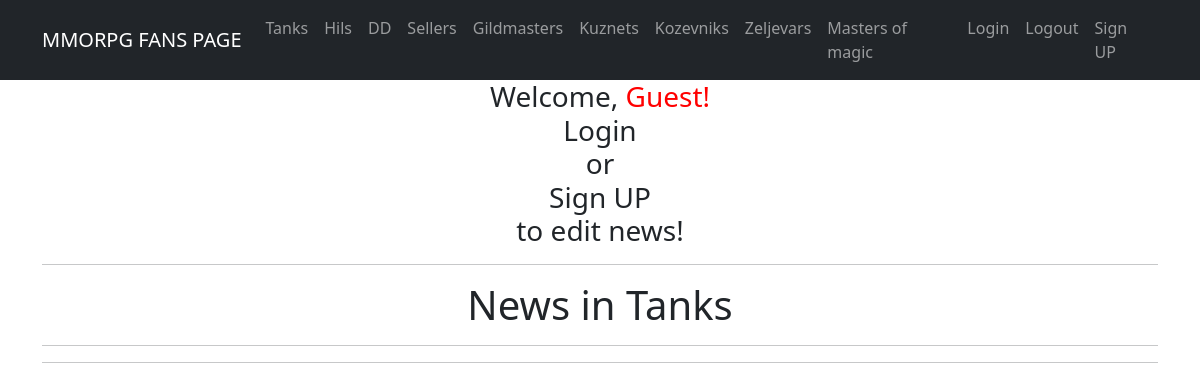
The page /category/Tanks/ on the database as committed earlier.
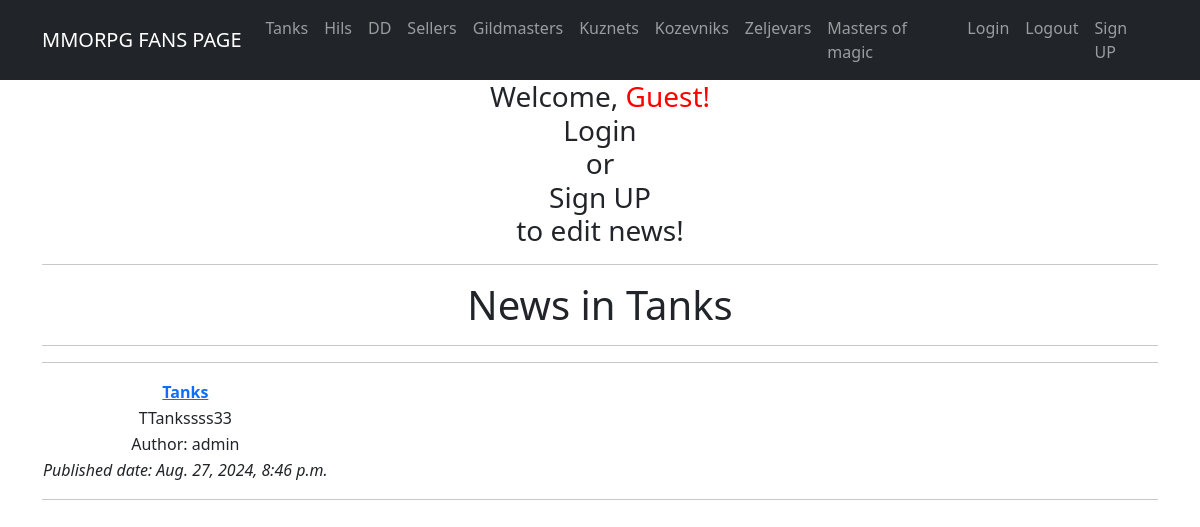
The same page on the database as committed later.
### app/models.py (models this page shows, shortened)
class Post(models.Model):
    name = models.CharField(max_length=150, unique=True)
    description = models.TextField()
    published_date = models.DateTimeField(default=timezone.now)
    author = models.ForeignKey(User, on_delete=models.CASCADE, related_name='posts')
    categories = models.ManyToManyField(Category, related_name='posts')

### app/views.py (the view)
# urls.py: path('category/<str:category_name>/', PostByCategory.as_view(), name='posts_by_category'),
class PostByCategory(ListView, LoginRequiredMixin, PermissionRequiredMixin):
    template_name = 'post_by_category.html'
    context_object_name = 'post_by_category'
    def get_queryset(self):
        category_name = self.kwargs['category_name']
        self.category = get_object_or_404(Category, name__iexact=category_name)
        return Post.objects.filter(categories=self.category)
    def get_context_data(self, **kwargs):
        context = super().get_context_data(**kwargs)
        context['category'] = self.category
        return context

### templates/post_by_category.html (shortened to what this page needs)
{% extends 'flatpages/default.html' %}
{% block content %}
<h1>News in {{ category.name }}</h1>
<hr>
    {% for post in post_by_category %}
<table>
    <tr>
        <td><strong><a href="{% url 'post_detail' post.pk %}">{{ post.name }}</a></strong></td>
    </tr>
    <tr>
        <td>{{ post.description | truncatewords:150 }}</td>
    </tr>
    <tr>
        <td>Author: {{ post.author }}</td>
    </tr>
    <tr>
        <td><i>Published date: {{ post.published_date }}</i></td>
    </tr>
<hr>
</table>
    {% endfor %}
<hr>
{% endblock content %}

Rows that differ between the two databases and show on the page:
added Post: name "Tanks", description "TTankssss33", author "admin", published_date "Aug. 27, 2024, 8:46 p.m."
